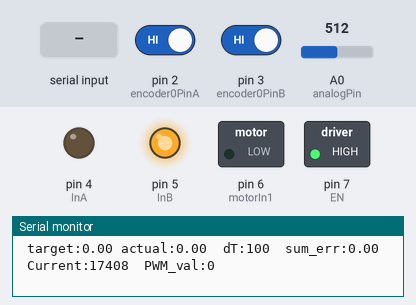
Recording of a sketch running on a simulated Arduino Pro Mini, built with avr-gcc and run on an emulated ATmega328P. On the bench: switched loads named in the sketch (green lamp = pin HIGH), output pins drawn as LEDs (lit = HIGH), the last lines printed to the serial monitor. The inputs (shaded band) are chosen by the test bench; at power-on: A0 (analogPin) = 512, pin 2 (encoder0PinA) HIGH, pin 3 (encoder0PinB) HIGH.

Above: at 1.2 s.
1.3 s: "90,45\n" received over Serial
At 2.5 s:
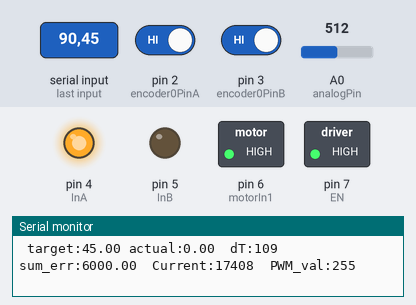
2.8 s: A0 (analogPin) set to 311
5.8 s: A0 (analogPin) set to 276
Timing chart, 0 to 8.8 s (numbered marks = the images above; inputs shaded):
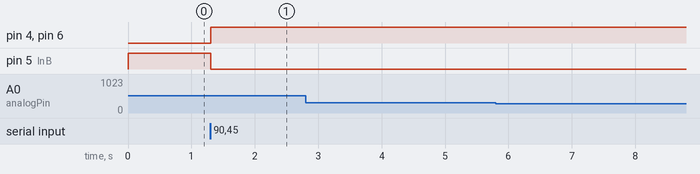

Measured:
- after the input at 1.3 s, pin 4 (InA), pin 6 (motorIn1): LOW → HIGH at once; pin 5 (InB): HIGH → LOW at once

The sketch:

vnh5019_base_test.ino
```cpp
//#define ANDBOT 3
#define RUGBY 4

#define RIGHT_WHEEL 1
#define LEFT_WHEEL 2

//#define WHEEL_TYPE LEFT_WHEEL
#define WHEEL_TYPE RIGHT_WHEEL

#define encoder0PinA  2
#define encoder0PinB  3

#define motorIn1 6
#define InA 4
#define InB 5
#define EN 7

#define LOOPTIME 40
#define FeedbackTime 100
#define CurrentLimit 9000 //for metal0
#define MaxPWM 255

#if defined (ANDBOT)
  #define CPR 28
  #define MaxSumError 2500
  #define gear_ratio 65.5
  #define MaxSpeed 10.96
  #define Kp 0.9
  #define Ki 0.005
  #define Kd 0
#else
  #define CPR 64
  #define MaxSumError 6000
  #define gear_ratio 18.8
  #define MaxSpeed 31
  #define Kp 0.9
  #define Ki 0.005
  #define Kd 0
#endif

volatile long Encoderpos = 0;
volatile long unknownvalue = 0;

int pinAState = 0;
int pinAStateOld = 0;
int pinBState = 0;
int pinBStateOld = 0;

volatile int lastEncoded = 0;
unsigned long lastMilli = 0;                    // loop timing
unsigned long lastSend = 0;                    // send timing
long dT = 0;

double omega_target = 0.0;
double omega_actual = 0;

int PWM_val = 0;                                // (25% = 64; 50% = 127; 75% = 191; 100% = 255)

double sum_error, d_error=0;

//current sense
int analogPin = A0;
unsigned int current = 0;

void setup()
{
 //Set PWM frequency for D5 & D6
 // set timer 0 divisor to     8 for PWM frequency of  7812.50 Hz
 TCCR0B = TCCR0B & B11111000 | B00000010;
 pinMode(encoder0PinA, INPUT);
 digitalWrite(encoder0PinA, HIGH);       // turn on pullup resistor
 pinMode(encoder0PinB, INPUT);
 digitalWrite(encoder0PinB, HIGH);       // turn on pullup resistor

 attachInterrupt(0, doEncoder, CHANGE);  // encoder pin on interrupt 0 - pin 2
 attachInterrupt(1, doEncoder, CHANGE);
 pinMode(InA, OUTPUT);
 pinMode(InB, OUTPUT);
 pinMode(EN, OUTPUT);
 digitalWrite(EN, HIGH);
 Serial.begin (57600);
}

void loop()
{
  if (Serial.available() >= 4)  omega_target = Serial.parseFloat();
  CurrentMonitor();
  if((millis()-lastMilli) >= LOOPTIME)
     {                                    // enter tmed loop
        dT = millis()-lastMilli;
        lastMilli = millis();

        getMotorData();                                                           // calculate speed

        PWM_val = (updatePid(omega_target, omega_actual));                       // compute PWM value from rad/s

        if (omega_target == 0)  { PWM_val = 0;  sum_error = 0;}

        if (PWM_val <= 0)   { analogWrite(motorIn1,abs(PWM_val));  digitalWrite(InA, LOW);  digitalWrite(InB, HIGH); }
        if (PWM_val > 0)    { analogWrite(motorIn1,abs(PWM_val));  digitalWrite(InA, HIGH);   digitalWrite(InB, LOW);}
        printMotorInfo();
     }
}

void getMotorData()
{
  static long EncoderposPre = 0;
  if (WHEEL_TYPE == RIGHT_WHEEL)
    omega_actual = ((Encoderpos - EncoderposPre)*(1000/dT))*2*PI/(CPR*gear_ratio);  //ticks/s to rad/s
  else  //left wheel
    omega_actual = -(((Encoderpos - EncoderposPre)*(1000/dT))*2*PI/(CPR*gear_ratio));  //ticks/s to rad/s
  EncoderposPre = Encoderpos;
}

void CurrentMonitor()
{
    current = analogRead(analogPin) * 34;  // 5V / 1024 ADC counts / 144 mV per A = 34 mA per count
    //if (current > CurrentLimit)  digitalWrite(EN, LOW);
}

double updatePid(double targetValue,double currentValue)
{
  static double last_error=0;
  double calculated_pidTerm, constrained_pidterm, error, pidTerm;

  error = targetValue - currentValue;

  sum_error = sum_error + error * dT;
  // Added by KKuei to bound sum_error range
  sum_error = constrain(sum_error, -MaxSumError, MaxSumError);

  d_error = (error - last_error) / dT;
  pidTerm = Kp * error + Ki * sum_error + Kd * d_error;

  last_error = error;
  if (WHEEL_TYPE == RIGHT_WHEEL)  calculated_pidTerm = pidTerm/(double(MaxSpeed)/double(MaxPWM));
  else                            calculated_pidTerm = -pidTerm/(double(MaxSpeed)/double(MaxPWM));
  constrained_pidterm = constrain(calculated_pidTerm, -MaxPWM, MaxPWM);

  return constrained_pidterm;
}


void doEncoder() {

  pinAState = digitalRead(2);
  pinBState = digitalRead(3);

  if (pinAState == 0 && pinBState == 0) {
    if (pinAStateOld == 1 && pinBStateOld == 0) // forward
      Encoderpos ++;
    if (pinAStateOld == 0 && pinBStateOld == 1) // reverse
      Encoderpos --;
  }
  if (pinAState == 0 && pinBState == 1) {
    if (pinAStateOld == 0 && pinBStateOld == 0) // forward
      Encoderpos ++;
    if (pinAStateOld == 1 && pinBStateOld == 1) // reverse
      Encoderpos --;
  }
  if (pinAState == 1 && pinBState == 1) {
    if (pinAStateOld == 0 && pinBStateOld == 1) // forward
      Encoderpos ++;
    if (pinAStateOld == 1 && pinBStateOld == 0) // reverse
      Encoderpos --;
  }

  if (pinAState == 1 && pinBState == 0) {
    if (pinAStateOld == 1 && pinBStateOld == 1) // forward
      Encoderpos ++;
    if (pinAStateOld == 0 && pinBStateOld == 0) // reverse
      Encoderpos --;
  }
  pinAStateOld = pinAState;
  pinBStateOld = pinBState;
}

void printMotorInfo()
{
   Serial.print(" target:");                  Serial.print(omega_target);
   Serial.print(" actual:");                  Serial.print(omega_actual);
   Serial.print("  dT:");                  Serial.print(dT);
   Serial.print("  sum_err:");                  Serial.print(sum_error);
   Serial.print("  Current:");                  Serial.print(current);
   Serial.print("  PWM_val:");                  Serial.print(PWM_val);

   Serial.println();
}
```
